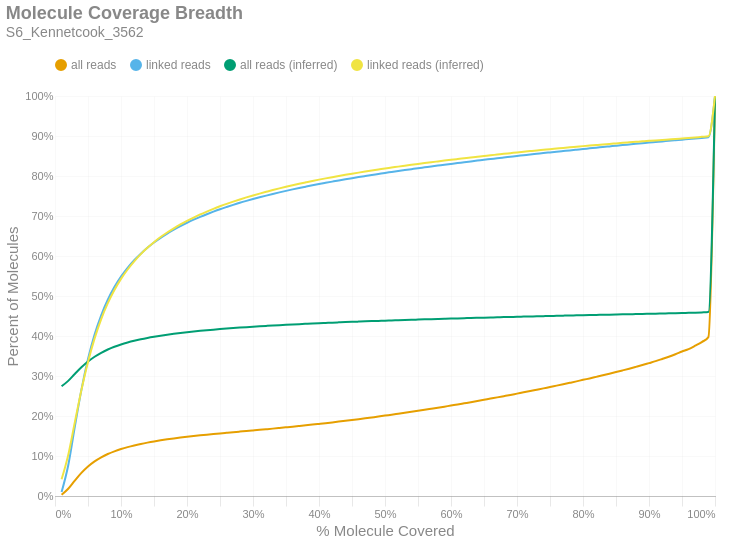

The notebook cell saved with this chart:
### Markdown cell above
### Molecule Read Coverage
This chart shows molecule coverage breadth as computed by the number of bases aligned to that molecule. In other words, "*how much of each unique long molecule is actually sequenced/aligned?*" Keep in mind there is a distinction between sequences and alignments, since some sequences belonging to a particular molecule may not align well and wouldn't appear in the alignment data. This chart also shows molecule coverage breadth as computed by the *inferred fragment* from which the aligned sequences originate. Unlike read coverage, this calculation takes into account the total insert size, including unsequenced gaps between the forward and reverse reads. Like the previous figures, these are cumulative percents.

### Code cell
if SKIPLR:
    print_html(f"Skipped")
else:
    binned_df = consolidated_hist(valids['coverage_bp'], mask, 0.01, True)
    binned_df_inf = consolidated_hist(valids['coverage_inserts'], mask, 0.01, True)
    binned_df = binned_df.with_columns(pl.lit(binned_df_inf['all reads (cumsum)']).alias('all reads (inferred)'))
    binned_df = binned_df.with_columns(pl.lit(binned_df_inf['linked reads (cumsum)']).alias('linked reads (inferred)'))
    binned_df = binned_df.with_columns(
        (pl.col('bin').cast(pl.Float64) + 0.01).alias('right_edge')
    )

    with SafeRender(binned_df):
        (
            density_plot(binned_df, 'Molecule Coverage Breadth', samplename, 'molcov', ['all reads (inferred)','linked reads (inferred)'])
            .encode(
                #x=alt.X('bin:Q', title="% Molecule Covered").axis(format = '%').scale(padding=0),
                x=alt.X('right_edge:Q', title="% Molecule Covered").axis(format='%').scale(padding=0),
                y=alt.Y('value:Q', title='Percent of Molecules')
                    .axis(format='%')
                    .stack(False)
                    .scale(domainMin=0, padding=0),
                color=alt.Color("key:N").scale(domain = ["all reads", "linked reads", "all reads (inferred)", "linked reads (inferred)"]),
                tooltip = [
                    alt.Tooltip("key:N", title = "Data Type"),
                    alt.Tooltip("range_label:N", title="% Molecule Covered"),
                    alt.Tooltip("value:Q", format = ".2%", title="% Molecules")
                ]
            )
        ).display()

### Figure 1 — Vega-Lite specification as saved in the notebook (floating-point values rounded to 4 significant figures)
{"width": "container", "height": 400, "config": {"title": {"anchor": "start", "dy": -15, "fontSize": 18, "color": "#888888", "subtitleColor": "#888888", "subtitleFontSize": 14}, "arc": {"fill": "#0072B2"}, "axis": {"domainColor": "#888888", "domainWidth": 0.5, "gridWidth": 0.2, "grid": false, "titleFontWeight": 400, "titleFontSize": 15, "labelFontSize": 11, "labelColor": "#888888", "tickColor": "#888888", "tickWidth": 0.2, "titleColor": "#888888"}, "axisBand": {"grid": false}, "axisX": {"grid": true, "tickSize": 10, "domainCap": "round"}, "axisY": {"domain": false, "grid": true, "tickSize": 0, "domainCap": "round"}, "background": "transparent", "header": {"labelFontSize": 15, "labelColor": "#888888", "titleFontSize": 15, "titleFontWeight": 600, "titleColor": "#888888"}, "legend": {"labelFont": "sans-serif", "labelFontSize": 12, "labelColor": "#888888", "symbolSize": 100, "symbolType": "circle", "titleFontSize": 12, "titlePadding": 10, "titleColor": "#888888", "title": null, "orient": "top"}, "range": {"category": ["#E69F00", "#56B4E9", "#009E73", "#F0E442", "#0072B2", "#D55E00", "#CC79A7", "#000000"], "diverging": ["#cfe8f3", "#a2d4ec", "#73bfe2", "#46abdb", "#1696d2", "#12719e"]}, "area": {"fill": "#0072B2", "fillOpacity": 0.7, "line": true, "strokeOpacity": 0.7}, "line": {"color": "#0072B2", "stroke": "#0072B2", "strokeWidth": 2}, "trail": {"color": "#0072B2", "stroke": "#0072B2", "strokeWidth": 0, "size": 1}, "point": {"filled": true, "fillOpacity": 1.0, "size": 95}, "text": {"color": "#888888", "fontSize": 11, "align": "right", "fontWeight": 400, "size": 11}, "bar": {"fill": "#0072B2", "stroke": null}, "view": {"stroke": null, "continuousWidth": 660, "continuousHeight": 400}}, "data": {"name": "data-34f12706284d4a758d82a6713a8c529a"}, "mark": {"type": "line", "interpolate": "monotone", "point": {"opacity": 0, "size": 275}}, "encoding": {"color": {"field": "key", "scale": {"domain": ["all reads", "linked reads", "all reads (inferred)", "linked reads (inferred)"]}, "type": "nominal"}, "tooltip": [{"field": "key", "title": "Data Type", "type": "nominal"}, {"field": "range_label", "title": "% Molecule Covered", "type": "nominal"}, {"field": "value", "format": ".2%", "title": "% Molecules", "type": "quantitative"}], "x": {"axis": {"format": "%"}, "field": "right_edge", "scale": {"padding": 0}, "title": "% Molecule Covered", "type": "quantitative"}, "y": {"axis": {"format": "%"}, "field": "value", "scale": {"domainMin": 0, "padding": 0}, "stack": false, "title": "Percent of Molecules", "type": "quantitative"}}, "params": [{"name": "param_c36ac31b6afebe62", "select": {"type": "point", "fields": ["key"]}, "bind": "legend"}], "title": {"text": "Molecule Coverage Breadth", "subtitle": "S6_Kennetcook_3562"}, "transform": [{"fold": ["all reads (cumsum)", "linked reads (cumsum)", "all reads (inferred)", "linked reads (inferred)"]}, {"calculate": "replace(datum.key, ' (cumsum)', '')", "as": "key"}, {"filter": {"param": "param_c36ac31b6afebe62"}}], "usermeta": {"embedOptions": {"downloadFileName": "S6_Kennetcook_3562.molcov"}}, "$schema": "https://vega.github.io/schema/vega-lite/v6.1.0.json", "datasets": {"data-34f12706284d4a758d82a6713a8c529a": [{"bin": "0.0", "interval": "0.0-0.01", "all reads": 0.003067, "linked reads": 0.01007, "all reads (cumsum)": 0.003067, "linked reads (cumsum)": 0.01007, "range_label": "0.0-0.01", "all reads (inferred)": 0.2742, "linked reads (inferred)": 0.04195, "right_edge": 0.01}, {"bin": "0.01", "interval": "0.01-0.02", "all reads": 0.01499, "linked reads": 0.06633, "all reads (cumsum)": 0.01806, "linked reads (cumsum)": 0.0764, "range_label": "0.01-0.02", "all reads (inferred)": 0.2878, "linked reads (inferred)": 0.1022, "right_edge": 0.02}, {"bin": "0.02", "interval": "0.02-0.03", "all reads": 0.02042, "linked reads": 0.09643, "all reads (cumsum)": 0.03848, "linked reads (cumsum)": 0.1728, "range_label": "0.02-0.03", "all reads (inferred)": 0.3051, "linked reads (inferred)": 0.184, "right_edge": 0.03}, {"bin": "0.03", "interval": "0.03-0.04", "all reads": 0.0193, "linked reads": 0.09246, "all reads (cumsum)": 0.05778, "linked reads (cumsum)": 0.2653, "range_label": "0.03-0.04", "all reads (inferred)": 0.3217, "linked reads (inferred)": 0.2647, "right_edge": 0.04}, {"bin": "0.04", "interval": "0.04-0.05", "all reads": 0.01604, "linked reads": 0.07709, "all reads (cumsum)": 0.07382, "linked reads (cumsum)": 0.3424, "range_label": "0.04-0.05", "all reads (inferred)": 0.3362, "linked reads (inferred)": 0.3351, "right_edge": 0.05}, {"bin": "0.05", "interval": "0.05-0.06", "all reads": 0.0128, "linked reads": 0.06132, "all reads (cumsum)": 0.08662, "linked reads (cumsum)": 0.4037, "range_label": "0.05-0.06", "all reads (inferred)": 0.3482, "linked reads (inferred)": 0.394, "right_edge": 0.06}, {"bin": "0.06", "interval": "0.06-0.07", "all reads": 0.01014, "linked reads": 0.04821, "all reads (cumsum)": 0.09676, "linked reads (cumsum)": 0.4519, "range_label": "0.06-0.07", "all reads (inferred)": 0.3581, "linked reads (inferred)": 0.4422, "right_edge": 0.07}, {"bin": "0.07", "interval": "0.07-0.08", "all reads": 0.008201, "linked reads": 0.03871, "all reads (cumsum)": 0.105, "linked reads (cumsum)": 0.4906, "range_label": "0.07-0.08", "all reads (inferred)": 0.3663, "linked reads (inferred)": 0.482, "right_edge": 0.08}, {"bin": "0.08", "interval": "0.08-0.09", "all reads": 0.006764, "linked reads": 0.03159, "all reads (cumsum)": 0.1117, "linked reads (cumsum)": 0.5222, "range_label": "0.08-0.09", "all reads (inferred)": 0.3731, "linked reads (inferred)": 0.515, "right_edge": 0.09}, {"bin": "0.09", "interval": "0.09-0.1", "all reads": 0.005655, "linked reads": 0.02613, "all reads (cumsum)": 0.1174, "linked reads (cumsum)": 0.5483, "range_label": "0.09-0.1", "all reads (inferred)": 0.3789, "linked reads (inferred)": 0.5428, "right_edge": 0.1}, {"bin": "0.1", "interval": "0.1-0.11", "all reads": 0.004865, "linked reads": 0.02217, "all reads (cumsum)": 0.1222, "linked reads (cumsum)": 0.5705, "range_label": "0.1-0.11", "all reads (inferred)": 0.3838, "linked reads (inferred)": 0.5663, "right_edge": 0.11}, {"bin": "0.11", "interval": "0.11-0.12", "all reads": 0.004185, "linked reads": 0.01888, "all reads (cumsum)": 0.1264, "linked reads (cumsum)": 0.5894, "range_label": "0.11-0.12", "all reads (inferred)": 0.3881, "linked reads (inferred)": 0.5868, "right_edge": 0.12}, {"bin": "0.12", "interval": "0.12-0.13", "all reads": 0.003692, "linked reads": 0.01648, "all reads (cumsum)": 0.1301, "linked reads (cumsum)": 0.6059, "range_label": "0.12-0.13", "all reads (inferred)": 0.3918, "linked reads (inferred)": 0.6048, "right_edge": 0.13}, {"bin": "0.13", "interval": "0.13-0.14", "all reads": 0.003305, "linked reads": 0.01464, "all reads (cumsum)": 0.1334, "linked reads (cumsum)": 0.6205, "range_label": "0.13-0.14", "all reads (inferred)": 0.3952, "linked reads (inferred)": 0.6206, "right_edge": 0.14}, {"bin": "0.14", "interval": "0.14-0.15", "all reads": 0.002981, "linked reads": 0.01311, "all reads (cumsum)": 0.1364, "linked reads (cumsum)": 0.6336, "range_label": "0.14-0.15", "all reads (inferred)": 0.3981, "linked reads (inferred)": 0.6346, "right_edge": 0.15}, {"bin": "0.15", "interval": "0.15-0.16", "all reads": 0.002705, "linked reads": 0.01166, "all reads (cumsum)": 0.1391, "linked reads (cumsum)": 0.6453, "range_label": "0.15-0.16", "all reads (inferred)": 0.4008, "linked reads (inferred)": 0.6473, "right_edge": 0.16}, {"bin": "0.16", "interval": "0.16-0.17", "all reads": 0.002483, "linked reads": 0.0107, "all reads (cumsum)": 0.1416, "linked reads (cumsum)": 0.656, "range_label": "0.16-0.17", "all reads (inferred)": 0.4032, "linked reads (inferred)": 0.6587, "right_edge": 0.17}, {"bin": "0.17", "interval": "0.17-0.18", "all reads": 0.002276, "linked reads": 0.009698, "all reads (cumsum)": 0.1439, "linked reads (cumsum)": 0.6657, "range_label": "0.17-0.18", "all reads (inferred)": 0.4055, "linked reads (inferred)": 0.6692, "right_edge": 0.18}, {"bin": "0.18", "interval": "0.18-0.19", "all reads": 0.002163, "linked reads": 0.009132, "all reads (cumsum)": 0.146, "linked reads (cumsum)": 0.6748, "range_label": "0.18-0.19", "all reads (inferred)": 0.4075, "linked reads (inferred)": 0.6788, "right_edge": 0.19}, {"bin": "0.19", "interval": "0.19-0.2", "all reads": 0.001989, "linked reads": 0.008268, "all reads (cumsum)": 0.148, "linked reads (cumsum)": 0.6831, "range_label": "0.19-0.2", "all reads (inferred)": 0.4094, "linked reads (inferred)": 0.6878, "right_edge": 0.2}, {"bin": "0.2", "interval": "0.2-0.21", "all reads": 0.001867, "linked reads": 0.007678, "all reads (cumsum)": 0.1499, "linked reads (cumsum)": 0.6908, "range_label": "0.2-0.21", "all reads (inferred)": 0.4112, "linked reads (inferred)": 0.6961, "right_edge": 0.21}, {"bin": "0.21", "interval": "0.21-0.22", "all reads": 0.001764, "linked reads": 0.007101, "all reads (cumsum)": 0.1516, "linked reads (cumsum)": 0.6979, "range_label": "0.21-0.22", "all reads (inferred)": 0.4129, "linked reads (inferred)": 0.7039, "right_edge": 0.22}, {"bin": "0.22", "interval": "0.22-0.23", "all reads": 0.001683, "linked reads": 0.00664, "all reads (cumsum)": 0.1533, "linked reads (cumsum)": 0.7045, "range_label": "0.22-0.23", "all reads (inferred)": 0.4144, "linked reads (inferred)": 0.711, "right_edge": 0.23}, {"bin": "0.23", "interval": "0.23-0.24", "all reads": 0.00163, "linked reads": 0.006331, "all reads (cumsum)": 0.155, "linked reads (cumsum)": 0.7108, "range_label": "0.23-0.24", "all reads (inferred)": 0.4159, "linked reads (inferred)": 0.7179, "right_edge": 0.24}, {"bin": "0.24", "interval": "0.24-0.25", "all reads": 0.001582, "linked reads": 0.006025, "all reads (cumsum)": 0.1565, "linked reads (cumsum)": 0.7169, "range_label": "0.24-0.25", "all reads (inferred)": 0.4173, "linked reads (inferred)": 0.7243, "right_edge": 0.25}, {"bin": "0.25", "interval": "0.25-0.26", "all reads": 0.001506, "linked reads": 0.005614, "all reads (cumsum)": 0.1581, "linked reads (cumsum)": 0.7225, "range_label": "0.25-0.26", "all reads (inferred)": 0.4186, "linked reads (inferred)": 0.7303, "right_edge": 0.26}, {"bin": "0.26", "interval": "0.26-0.27", "all reads": 0.001492, "linked reads": 0.00543, "all reads (cumsum)": 0.1595, "linked reads (cumsum)": 0.7279, "range_label": "0.26-0.27", "all reads (inferred)": 0.4198, "linked reads (inferred)": 0.736, "right_edge": 0.27}, {"bin": "0.27", "interval": "0.27-0.28", "all reads": 0.001454, "linked reads": 0.005125, "all reads (cumsum)": 0.161, "linked reads (cumsum)": 0.733, "range_label": "0.27-0.28", "all reads (inferred)": 0.421, "linked reads (inferred)": 0.7414, "right_edge": 0.28}, {"bin": "0.28", "interval": "0.28-0.29", "all reads": 0.00144, "linked reads": 0.004788, "all reads (cumsum)": 0.1624, "linked reads (cumsum)": 0.7378, "range_label": "0.28-0.29", "all reads (inferred)": 0.4221, "linked reads (inferred)": 0.7465, "right_edge": 0.29}, {"bin": "0.29", "interval": "0.29-0.3", "all reads": 0.001465, "linked reads": 0.004579, "all reads (cumsum)": 0.1639, "linked reads (cumsum)": 0.7424, "range_label": "0.29-0.3", "all reads (inferred)": 0.4232, "linked reads (inferred)": 0.7514, "right_edge": 0.3}, {"bin": "0.3", "interval": "0.3-0.31", "all reads": 0.001474, "linked reads": 0.004394, "all reads (cumsum)": 0.1654, "linked reads (cumsum)": 0.7468, "range_label": "0.3-0.31", "all reads (inferred)": 0.4242, "linked reads (inferred)": 0.756, "right_edge": 0.31}, {"bin": "0.31", "interval": "0.31-0.32", "all reads": 0.001517, "linked reads": 0.00421, "all reads (cumsum)": 0.1669, "linked reads (cumsum)": 0.751, "range_label": "0.31-0.32", "all reads (inferred)": 0.4252, "linked reads (inferred)": 0.7605, "right_edge": 0.32}, {"bin": "0.32", "interval": "0.32-0.33", "all reads": 0.001538, "linked reads": 0.004052, "all reads (cumsum)": 0.1684, "linked reads (cumsum)": 0.7551, "range_label": "0.32-0.33", "all reads (inferred)": 0.4262, "linked reads (inferred)": 0.7649, "right_edge": 0.33}, {"bin": "0.33", "interval": "0.33-0.34", "all reads": 0.001601, "linked reads": 0.003951, "all reads (cumsum)": 0.17, "linked reads (cumsum)": 0.759, "range_label": "0.33-0.34", "all reads (inferred)": 0.4271, "linked reads (inferred)": 0.7691, "right_edge": 0.34}, {"bin": "0.34", "interval": "0.34-0.35", "all reads": 0.001626, "linked reads": 0.00381, "all reads (cumsum)": 0.1717, "linked reads (cumsum)": 0.7628, "range_label": "0.34-0.35", "all reads (inferred)": 0.428, "linked reads (inferred)": 0.773, "right_edge": 0.35}, {"bin": "0.35", "interval": "0.35-0.36", "all reads": 0.001638, "linked reads": 0.003709, "all reads (cumsum)": 0.1733, "linked reads (cumsum)": 0.7665, "range_label": "0.35-0.36", "all reads (inferred)": 0.4288, "linked reads (inferred)": 0.7768, "right_edge": 0.36}, {"bin": "0.36", "interval": "0.36-0.37", "all reads": 0.001688, "linked reads": 0.003524, "all reads (cumsum)": 0.175, "linked reads (cumsum)": 0.7701, "range_label": "0.36-0.37", "all reads (inferred)": 0.4296, "linked reads (inferred)": 0.7806, "right_edge": 0.37}, {"bin": "0.37", "interval": "0.37-0.38", "all reads": 0.00171, "linked reads": 0.003322, "all reads (cumsum)": 0.1767, "linked reads (cumsum)": 0.7734, "range_label": "0.37-0.38", "all reads (inferred)": 0.4304, "linked reads (inferred)": 0.7841, "right_edge": 0.38}, {"bin": "0.38", "interval": "0.38-0.39", "all reads": 0.001762, "linked reads": 0.003276, "all reads (cumsum)": 0.1785, "linked reads (cumsum)": 0.7767, "range_label": "0.38-0.39", "all reads (inferred)": 0.4312, "linked reads (inferred)": 0.7876, "right_edge": 0.39}, {"bin": "0.39", "interval": "0.39-0.4", "all reads": 0.001832, "linked reads": 0.003176, "all reads (cumsum)": 0.1803, "linked reads (cumsum)": 0.7798, "range_label": "0.39-0.4", "all reads (inferred)": 0.432, "linked reads (inferred)": 0.7909, "right_edge": 0.4}, {"bin": "0.4", "interval": "0.4-0.41", "all reads": 0.001851, "linked reads": 0.003088, "all reads (cumsum)": 0.1821, "linked reads (cumsum)": 0.7829, "range_label": "0.4-0.41", "all reads (inferred)": 0.4327, "linked reads (inferred)": 0.794, "right_edge": 0.41}, {"bin": "0.41", "interval": "0.41-0.42", "all reads": 0.001905, "linked reads": 0.003058, "all reads (cumsum)": 0.184, "linked reads (cumsum)": 0.786, "range_label": "0.41-0.42", "all reads (inferred)": 0.4334, "linked reads (inferred)": 0.7971, "right_edge": 0.42}, {"bin": "0.42", "interval": "0.42-0.43", "all reads": 0.001944, "linked reads": 0.003011, "all reads (cumsum)": 0.186, "linked reads (cumsum)": 0.789, "range_label": "0.42-0.43", "all reads (inferred)": 0.4341, "linked reads (inferred)": 0.8001, "right_edge": 0.43}, {"bin": "0.43", "interval": "0.43-0.44", "all reads": 0.001992, "linked reads": 0.002813, "all reads (cumsum)": 0.188, "linked reads (cumsum)": 0.7918, "range_label": "0.43-0.44", "all reads (inferred)": 0.4347, "linked reads (inferred)": 0.803, "right_edge": 0.44}, {"bin": "0.44", "interval": "0.44-0.45", "all reads": 0.002048, "linked reads": 0.002761, "all reads (cumsum)": 0.19, "linked reads (cumsum)": 0.7946, "range_label": "0.44-0.45", "all reads (inferred)": 0.4354, "linked reads (inferred)": 0.8058, "right_edge": 0.45}, {"bin": "0.45", "interval": "0.45-0.46", "all reads": 0.002076, "linked reads": 0.002732, "all reads (cumsum)": 0.1921, "linked reads (cumsum)": 0.7973, "range_label": "0.45-0.46", "all reads (inferred)": 0.436, "linked reads (inferred)": 0.8085, "right_edge": 0.46}, {"bin": "0.46", "interval": "0.46-0.47", "all reads": 0.002115, "linked reads": 0.002672, "all reads (cumsum)": 0.1942, "linked reads (cumsum)": 0.8, "range_label": "0.46-0.47", "all reads (inferred)": 0.4366, "linked reads (inferred)": 0.8111, "right_edge": 0.47}, {"bin": "0.47", "interval": "0.47-0.48", "all reads": 0.002179, "linked reads": 0.00265, "all reads (cumsum)": 0.1964, "linked reads (cumsum)": 0.8026, "range_label": "0.47-0.48", "all reads (inferred)": 0.4372, "linked reads (inferred)": 0.8137, "right_edge": 0.48}, {"bin": "0.48", "interval": "0.48-0.49", "all reads": 0.002178, "linked reads": 0.002526, "all reads (cumsum)": 0.1986, "linked reads (cumsum)": 0.8051, "range_label": "0.48-0.49", "all reads (inferred)": 0.4378, "linked reads (inferred)": 0.8162, "right_edge": 0.49}, {"bin": "0.49", "interval": "0.49-0.5", "all reads": 0.002394, "linked reads": 0.002603, "all reads (cumsum)": 0.201, "linked reads (cumsum)": 0.8077, "range_label": "0.49-0.5", "all reads (inferred)": 0.4384, "linked reads (inferred)": 0.8187, "right_edge": 0.5}, {"bin": "0.5", "interval": "0.5-0.51", "all reads": 0.002169, "linked reads": 0.002351, "all reads (cumsum)": 0.2031, "linked reads (cumsum)": 0.8101, "range_label": "0.5-0.51", "all reads (inferred)": 0.4389, "linked reads (inferred)": 0.821, "right_edge": 0.51}, {"bin": "0.51", "interval": "0.51-0.52", "all reads": 0.002404, "linked reads": 0.002424, "all reads (cumsum)": 0.2055, "linked reads (cumsum)": 0.8125, "range_label": "0.51-0.52", "all reads (inferred)": 0.4395, "linked reads (inferred)": 0.8234, "right_edge": 0.52}, {"bin": "0.52", "interval": "0.52-0.53", "all reads": 0.002408, "linked reads": 0.002354, "all reads (cumsum)": 0.208, "linked reads (cumsum)": 0.8149, "range_label": "0.52-0.53", "all reads (inferred)": 0.4401, "linked reads (inferred)": 0.8257, "right_edge": 0.53}, {"bin": "0.53", "interval": "0.53-0.54", "all reads": 0.002439, "linked reads": 0.002274, "all reads (cumsum)": 0.2104, "linked reads (cumsum)": 0.8171, "range_label": "0.53-0.54", "all reads (inferred)": 0.4406, "linked reads (inferred)": 0.8279, "right_edge": 0.54}, {"bin": "0.54", "interval": "0.54-0.55", "all reads": 0.00248, "linked reads": 0.002273, "all reads (cumsum)": 0.2129, "linked reads (cumsum)": 0.8194, "range_label": "0.54-0.55", "all reads (inferred)": 0.4411, "linked reads (inferred)": 0.8301, "right_edge": 0.55}, {"bin": "0.55", "interval": "0.55-0.56", "all reads": 0.002557, "linked reads": 0.002187, "all reads (cumsum)": 0.2154, "linked reads (cumsum)": 0.8216, "range_label": "0.55-0.56", "all reads (inferred)": 0.4416, "linked reads (inferred)": 0.8323, "right_edge": 0.56}, {"bin": "0.56", "interval": "0.56-0.57", "all reads": 0.00262, "linked reads": 0.0022, "all reads (cumsum)": 0.218, "linked reads (cumsum)": 0.8238, "range_label": "0.56-0.57", "all reads (inferred)": 0.4421, "linked reads (inferred)": 0.8344, "right_edge": 0.57}, {"bin": "0.57", "interval": "0.57-0.58", "all reads": 0.002628, "linked reads": 0.002155, "all reads (cumsum)": 0.2207, "linked reads (cumsum)": 0.826, "range_label": "0.57-0.58", "all reads (inferred)": 0.4426, "linked reads (inferred)": 0.8365, "right_edge": 0.58}, {"bin": "0.58", "interval": "0.58-0.59", "all reads": 0.002694, "linked reads": 0.002211, "all reads (cumsum)": 0.2234, "linked reads (cumsum)": 0.8282, "range_label": "0.58-0.59", "all reads (inferred)": 0.4431, "linked reads (inferred)": 0.8385, "right_edge": 0.59}, {"bin": "0.59", "interval": "0.59-0.6", "all reads": 0.002753, "linked reads": 0.002109, "all reads (cumsum)": 0.2261, "linked reads (cumsum)": 0.8303, "range_label": "0.59-0.6", "all reads (inferred)": 0.4436, "linked reads (inferred)": 0.8405, "right_edge": 0.6}, {"bin": "0.6", "interval": "0.6-0.61", "all reads": 0.00267, "linked reads": 0.002063, "all reads (cumsum)": 0.2288, "linked reads (cumsum)": 0.8323, "range_label": "0.6-0.61", "all reads (inferred)": 0.4441, "linked reads (inferred)": 0.8424, "right_edge": 0.61}, {"bin": "0.61", "interval": "0.61-0.62", "all reads": 0.002866, "linked reads": 0.002102, "all reads (cumsum)": 0.2317, "linked reads (cumsum)": 0.8344, "range_label": "0.61-0.62", "all reads (inferred)": 0.4445, "linked reads (inferred)": 0.8443, "right_edge": 0.62}, {"bin": "0.62", "interval": "0.62-0.63", "all reads": 0.002857, "linked reads": 0.002051, "all reads (cumsum)": 0.2345, "linked reads (cumsum)": 0.8365, "range_label": "0.62-0.63", "all reads (inferred)": 0.445, "linked reads (inferred)": 0.8463, "right_edge": 0.63}, {"bin": "0.63", "interval": "0.63-0.64", "all reads": 0.00293, "linked reads": 0.001979, "all reads (cumsum)": 0.2374, "linked reads (cumsum)": 0.8385, "range_label": "0.63-0.64", "all reads (inferred)": 0.4454, "linked reads (inferred)": 0.8481, "right_edge": 0.64}, {"bin": "0.64", "interval": "0.64-0.65", "all reads": 0.003025, "linked reads": 0.002057, "all reads (cumsum)": 0.2405, "linked reads (cumsum)": 0.8405, "range_label": "0.64-0.65", "all reads (inferred)": 0.4459, "linked reads (inferred)": 0.8499, "right_edge": 0.65}, {"bin": "0.65", "interval": "0.65-0.66", "all reads": 0.003051, "linked reads": 0.001907, "all reads (cumsum)": 0.2435, "linked reads (cumsum)": 0.8424, "range_label": "0.65-0.66", "all reads (inferred)": 0.4463, "linked reads (inferred)": 0.8518, "right_edge": 0.66}, {"bin": "0.66", "interval": "0.66-0.67", "all reads": 0.003007, "linked reads": 0.001965, "all reads (cumsum)": 0.2465, "linked reads (cumsum)": 0.8444, "range_label": "0.66-0.67", "all reads (inferred)": 0.4468, "linked reads (inferred)": 0.8536, "right_edge": 0.67}, {"bin": "0.67", "interval": "0.67-0.68", "all reads": 0.003082, "linked reads": 0.001887, "all reads (cumsum)": 0.2496, "linked reads (cumsum)": 0.8463, "range_label": "0.67-0.68", "all reads (inferred)": 0.4472, "linked reads (inferred)": 0.8554, "right_edge": 0.68}, {"bin": "0.68", "interval": "0.68-0.69", "all reads": 0.003102, "linked reads": 0.001873, "all reads (cumsum)": 0.2527, "linked reads (cumsum)": 0.8482, "range_label": "0.68-0.69", "all reads (inferred)": 0.4476, "linked reads (inferred)": 0.8571, "right_edge": 0.69}, {"bin": "0.69", "interval": "0.69-0.7", "all reads": 0.003228, "linked reads": 0.001883, "all reads (cumsum)": 0.2559, "linked reads (cumsum)": 0.85, "range_label": "0.69-0.7", "all reads (inferred)": 0.4481, "linked reads (inferred)": 0.8589, "right_edge": 0.7}, {"bin": "0.7", "interval": "0.7-0.71", "all reads": 0.003194, "linked reads": 0.001843, "all reads (cumsum)": 0.2591, "linked reads (cumsum)": 0.8519, "range_label": "0.7-0.71", "all reads (inferred)": 0.4485, "linked reads (inferred)": 0.8606, "right_edge": 0.71}, {"bin": "0.71", "interval": "0.71-0.72", "all reads": 0.003244, "linked reads": 0.001881, "all reads (cumsum)": 0.2624, "linked reads (cumsum)": 0.8538, "range_label": "0.71-0.72", "all reads (inferred)": 0.4489, "linked reads (inferred)": 0.8622, "right_edge": 0.72}, {"bin": "0.72", "interval": "0.72-0.73", "all reads": 0.003343, "linked reads": 0.001743, "all reads (cumsum)": 0.2657, "linked reads (cumsum)": 0.8555, "range_label": "0.72-0.73", "all reads (inferred)": 0.4493, "linked reads (inferred)": 0.8639, "right_edge": 0.73}, {"bin": "0.73", "interval": "0.73-0.74", "all reads": 0.003302, "linked reads": 0.001766, "all reads (cumsum)": 0.269, "linked reads (cumsum)": 0.8573, "range_label": "0.73-0.74", "all reads (inferred)": 0.4497, "linked reads (inferred)": 0.8655, "right_edge": 0.74}, {"bin": "0.74", "interval": "0.74-0.75", "all reads": 0.003531, "linked reads": 0.001729, "all reads (cumsum)": 0.2726, "linked reads (cumsum)": 0.859, "range_label": "0.74-0.75", "all reads (inferred)": 0.4501, "linked reads (inferred)": 0.8671, "right_edge": 0.75}, {"bin": "0.75", "interval": "0.75-0.76", "all reads": 0.003358, "linked reads": 0.001725, "all reads (cumsum)": 0.2759, "linked reads (cumsum)": 0.8607, "range_label": "0.75-0.76", "all reads (inferred)": 0.4505, "linked reads (inferred)": 0.8687, "right_edge": 0.76}, {"bin": "0.76", "interval": "0.76-0.77", "all reads": 0.00344, "linked reads": 0.001661, "all reads (cumsum)": 0.2794, "linked reads (cumsum)": 0.8624, "range_label": "0.76-0.77", "all reads (inferred)": 0.4509, "linked reads (inferred)": 0.8703, "right_edge": 0.77}, {"bin": "0.77", "interval": "0.77-0.78", "all reads": 0.003547, "linked reads": 0.001649, "all reads (cumsum)": 0.2829, "linked reads (cumsum)": 0.864, "range_label": "0.77-0.78", "all reads (inferred)": 0.4512, "linked reads (inferred)": 0.8718, "right_edge": 0.78}, {"bin": "0.78", "interval": "0.78-0.79", "all reads": 0.003636, "linked reads": 0.001705, "all reads (cumsum)": 0.2865, "linked reads (cumsum)": 0.8657, "range_label": "0.78-0.79", "all reads (inferred)": 0.4516, "linked reads (inferred)": 0.8732, "right_edge": 0.79}, {"bin": "0.79", "interval": "0.79-0.8", "all reads": 0.003874, "linked reads": 0.001727, "all reads (cumsum)": 0.2904, "linked reads (cumsum)": 0.8675, "range_label": "0.79-0.8", "all reads (inferred)": 0.452, "linked reads (inferred)": 0.8747, "right_edge": 0.8}, {"bin": "0.8", "interval": "0.8-0.81", "all reads": 0.003568, "linked reads": 0.001637, "all reads (cumsum)": 0.294, "linked reads (cumsum)": 0.8691, "range_label": "0.8-0.81", "all reads (inferred)": 0.4523, "linked reads (inferred)": 0.8761, "right_edge": 0.81}, {"bin": "0.81", "interval": "0.81-0.82", "all reads": 0.003838, "linked reads": 0.001687, "all reads (cumsum)": 0.2978, "linked reads (cumsum)": 0.8708, "range_label": "0.81-0.82", "all reads (inferred)": 0.4527, "linked reads (inferred)": 0.8775, "right_edge": 0.82}, {"bin": "0.82", "interval": "0.82-0.83", "all reads": 0.003873, "linked reads": 0.001567, "all reads (cumsum)": 0.3017, "linked reads (cumsum)": 0.8724, "range_label": "0.82-0.83", "all reads (inferred)": 0.4531, "linked reads (inferred)": 0.8789, "right_edge": 0.83}, {"bin": "0.83", "interval": "0.83-0.84", "all reads": 0.003997, "linked reads": 0.001644, "all reads (cumsum)": 0.3057, "linked reads (cumsum)": 0.874, "range_label": "0.83-0.84", "all reads (inferred)": 0.4534, "linked reads (inferred)": 0.8802, "right_edge": 0.84}, {"bin": "0.84", "interval": "0.84-0.85", "all reads": 0.004089, "linked reads": 0.00165, "all reads (cumsum)": 0.3098, "linked reads (cumsum)": 0.8757, "range_label": "0.84-0.85", "all reads (inferred)": 0.4538, "linked reads (inferred)": 0.8815, "right_edge": 0.85}, {"bin": "0.85", "interval": "0.85-0.86", "all reads": 0.004223, "linked reads": 0.001625, "all reads (cumsum)": 0.314, "linked reads (cumsum)": 0.8773, "range_label": "0.85-0.86", "all reads (inferred)": 0.4541, "linked reads (inferred)": 0.8828, "right_edge": 0.86}, {"bin": "0.86", "interval": "0.86-0.87", "all reads": 0.004291, "linked reads": 0.001562, "all reads (cumsum)": 0.3183, "linked reads (cumsum)": 0.8788, "range_label": "0.86-0.87", "all reads (inferred)": 0.4545, "linked reads (inferred)": 0.8841, "right_edge": 0.87}, {"bin": "0.87", "interval": "0.87-0.88", "all reads": 0.004486, "linked reads": 0.001565, "all reads (cumsum)": 0.3228, "linked reads (cumsum)": 0.8804, "range_label": "0.87-0.88", "all reads (inferred)": 0.4548, "linked reads (inferred)": 0.8853, "right_edge": 0.88}, {"bin": "0.88", "interval": "0.88-0.89", "all reads": 0.004571, "linked reads": 0.001555, "all reads (cumsum)": 0.3273, "linked reads (cumsum)": 0.882, "range_label": "0.88-0.89", "all reads (inferred)": 0.4552, "linked reads (inferred)": 0.8866, "right_edge": 0.89}, {"bin": "0.89", "interval": "0.89-0.9", "all reads": 0.004894, "linked reads": 0.001567, "all reads (cumsum)": 0.3322, "linked reads (cumsum)": 0.8835, "range_label": "0.89-0.9", "all reads (inferred)": 0.4555, "linked reads (inferred)": 0.8878, "right_edge": 0.9}, {"bin": "0.9", "interval": "0.9-0.91", "all reads": 0.004879, "linked reads": 0.001463, "all reads (cumsum)": 0.3371, "linked reads (cumsum)": 0.885, "range_label": "0.9-0.91", "all reads (inferred)": 0.4559, "linked reads (inferred)": 0.8891, "right_edge": 0.91}, {"bin": "0.91", "interval": "0.91-0.92", "all reads": 0.005417, "linked reads": 0.001498, "all reads (cumsum)": 0.3425, "linked reads (cumsum)": 0.8865, "range_label": "0.91-0.92", "all reads (inferred)": 0.4562, "linked reads (inferred)": 0.8902, "right_edge": 0.92}, {"bin": "0.92", "interval": "0.92-0.93", "all reads": 0.005578, "linked reads": 0.001425, "all reads (cumsum)": 0.3481, "linked reads (cumsum)": 0.8879, "range_label": "0.92-0.93", "all reads (inferred)": 0.4566, "linked reads (inferred)": 0.8914, "right_edge": 0.93}, {"bin": "0.93", "interval": "0.93-0.94", "all reads": 0.00618, "linked reads": 0.001477, "all reads (cumsum)": 0.3543, "linked reads (cumsum)": 0.8894, "range_label": "0.93-0.94", "all reads (inferred)": 0.457, "linked reads (inferred)": 0.8926, "right_edge": 0.94}, {"bin": "0.94", "interval": "0.94-0.95", "all reads": 0.006933, "linked reads": 0.001497, "all reads (cumsum)": 0.3612, "linked reads (cumsum)": 0.8909, "range_label": "0.94-0.95", "all reads (inferred)": 0.4574, "linked reads (inferred)": 0.8939, "right_edge": 0.95}, {"bin": "0.95", "interval": "0.95-0.96", "all reads": 0.006115, "linked reads": 0.001436, "all reads (cumsum)": 0.3673, "linked reads (cumsum)": 0.8923, "range_label": "0.95-0.96", "all reads (inferred)": 0.4579, "linked reads (inferred)": 0.8951, "right_edge": 0.96}, {"bin": "0.96", "interval": "0.96-0.97", "all reads": 0.0084, "linked reads": 0.001491, "all reads (cumsum)": 0.3757, "linked reads (cumsum)": 0.8938, "range_label": "0.96-0.97", "all reads (inferred)": 0.4584, "linked reads (inferred)": 0.8964, "right_edge": 0.97}, {"bin": "0.97", "interval": "0.97-0.98", "all reads": 0.00917, "linked reads": 0.00143, "all reads (cumsum)": 0.3849, "linked reads (cumsum)": 0.8953, "range_label": "0.97-0.98", "all reads (inferred)": 0.459, "linked reads (inferred)": 0.8978, "right_edge": 0.98}, {"bin": "0.98", "interval": "0.98-0.99", "all reads": 0.01226, "linked reads": 0.001398, "all reads (cumsum)": 0.3972, "linked reads (cumsum)": 0.8966, "range_label": "0.98-0.99", "all reads (inferred)": 0.4599, "linked reads (inferred)": 0.8991, "right_edge": 0.99}, {"bin": "0.99", "interval": "0.99-1.0", "all reads": 0.6028, "linked reads": 0.1034, "all reads (cumsum)": 1.0, "linked reads (cumsum)": 1.0, "range_label": "0.99-1.0", "all reads (inferred)": 1.0, "linked reads (inferred)": 1.0, "right_edge": 1.0}]}}
